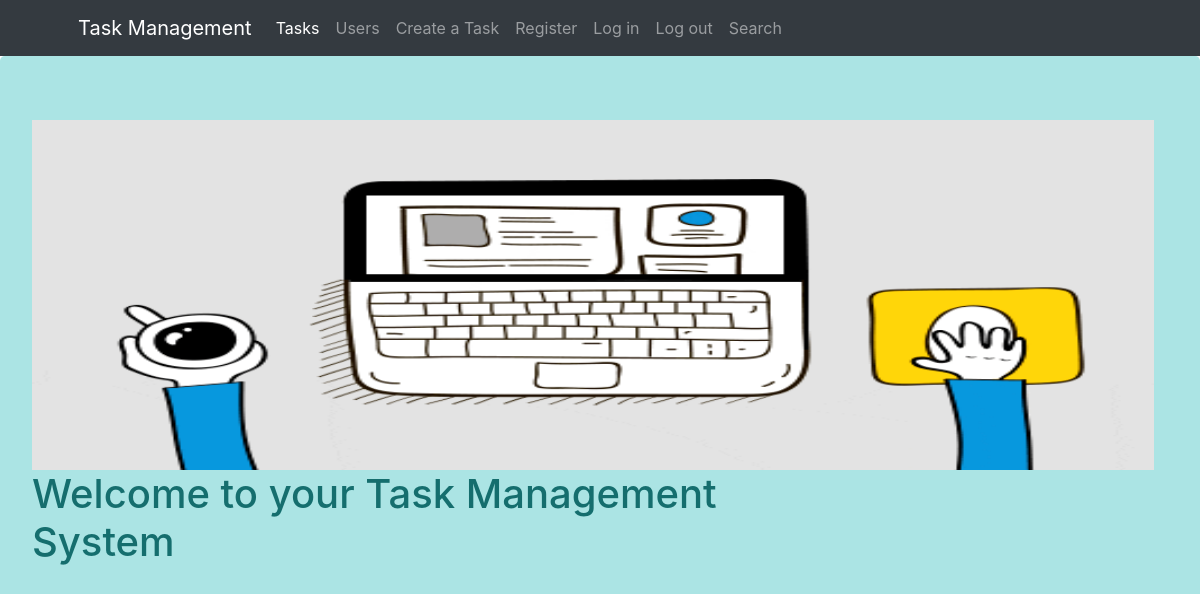
Before: / with the older database file.
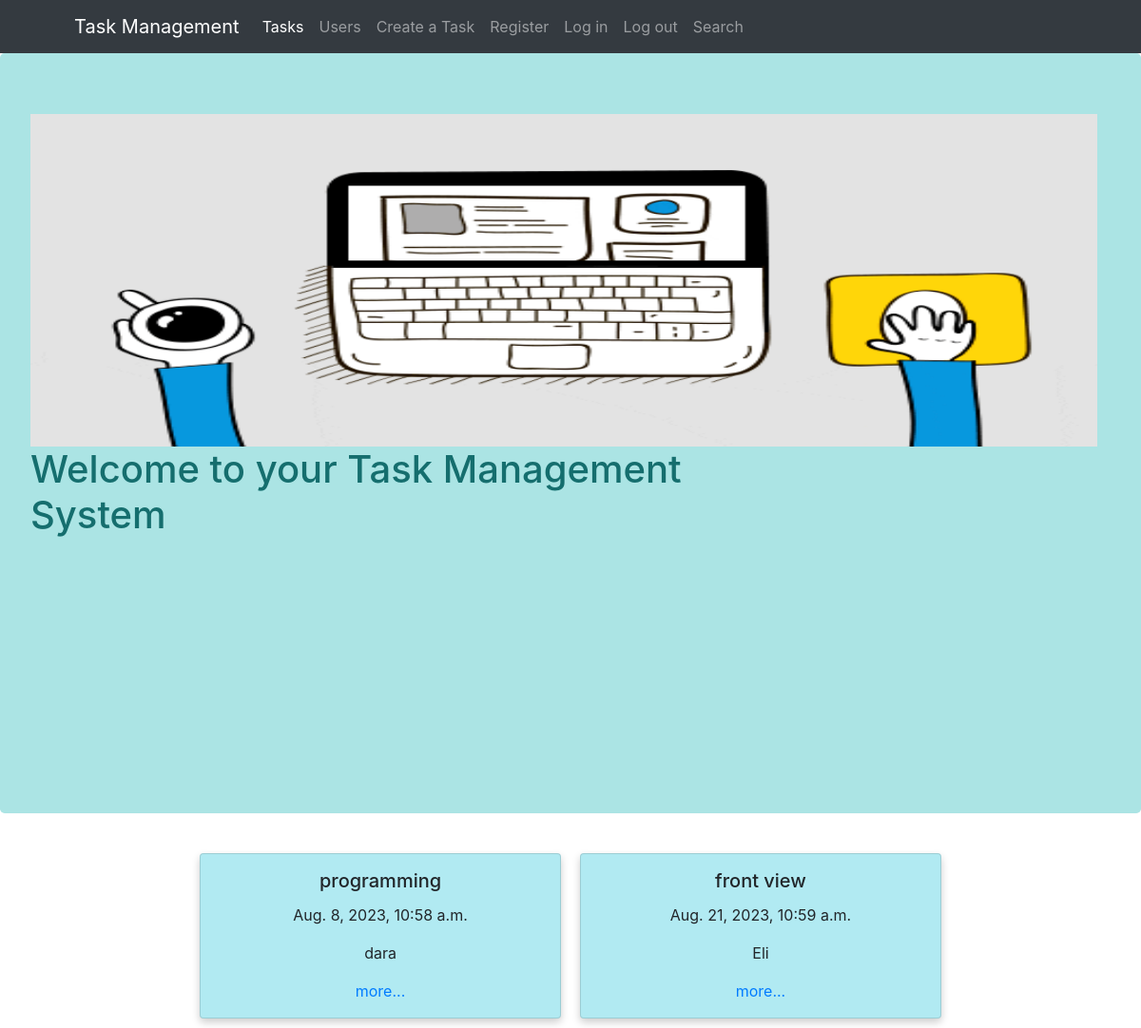
After: the same page with the newer database file.
### MyTasks/models.py (models this page shows, shortened)
class Task(models.Model):
    title=models.CharField(max_length=100)
    description=models.TextField()
    due_date=models.DateTimeField()
    user=models.ForeignKey(CustomUser,on_delete=models.CASCADE)
    tags=models.ForeignKey('Tag',on_delete=models.CASCADE)
    status_field=models.CharField(max_length=50)

### User/models.py (models this page shows, shortened)
class CustomUser(AbstractBaseUser):
    email = models.EmailField()
    username = models.CharField(max_length=30, unique=True)
    first_name = models.CharField(max_length=50)
    last_name = models.CharField(max_length=50)
    photo = models.ImageField(upload_to='images', blank=True, null=True)
    is_active = models.BooleanField(default=True)
    is_staff = models.BooleanField(default=False)
    is_superuser = models.BooleanField(default=False)
    objects = CustomUserManager()
    USERNAME_FIELD = 'username'
    REQUIRED_FIELDS = ['username', 'email']
    def __str__(self):
        return self.username

### MyTasks/views.py (the view)
# urls.py: path('', views.home, name='home'),
def home(request):
    tasks = Task.objects.order_by('due_date')
    return render(request, 'MyTasks/home.html', {'tasks': tasks})

### MyTasks/templates/MyTasks/home.html (shortened to what this page needs)
{% extends 'base.html' %}
{% load static %}
{% block link %}
<link rel="stylesheet" href="{% static 'MyTasks/homestyle.css' %}">
{% endblock %}
{% block content %}
<div class="jumbotron ">
  <img src="{% static 'image/giphy1.gif' %}" alt="pic" style="width:150%;height: 350px;">
  <h1>Welcome to your Task Management System</h1>
</div>
<div class="flex-container" >
    {% for task in tasks %}
      <div class="card">
        <h5 class="card-title">{{task.title}}</h5>
        <p class="card-text">{{task.due_date}}</p>
        <p class="card-text">{{task.user}}</p>
        <a class="card-link" href="{% url 'details' task.id %}">more...</a>
      </div>
    {% endfor %}
</div>
{% endblock %}

### templates/base.html (shortened to what this page needs)
<!DOCTYPE html>
{% load static%}
<html lang="en">
<head>
    <link rel="stylesheet" href="https://cdn.jsdelivr.net/npm/bootstrap@4.6.2/dist/css/bootstrap.min.css">
    <link rel="stylesheet" href="{% static 'css/styles.css' %}">
    {% block link %} {% endblock %}
</head>
<body>
    <div class="whole-page">
        <nav class="navbar navbar-expand-lg navbar-dark bg-dark">
            <div class="container px-5">
                <a class="navbar-brand" href="{% url 'home' %}">Task Management</a>
                <div class="collapse navbar-collapse" id="navbarSupportedContent">
                    <ul class="navbar-nav ms-auto mb-2 mb-lg-0">
                        <li class="nav-item"><a class="nav-link active" aria-current="page" href="{% url 'tasks' %}">Tasks</a></li>
                        <li class="nav-item"><a class="nav-link" href="{% url 'users' %}">Users</a></li>
                        <li class="nav-item"><a class="nav-link" href="{% url 'createtask' %}">Create a Task</a></li>
                        <li class="nav-item"><a class="nav-link" href="{% url 'userregister' %}">Register</a></li>
                        <li class="nav-item"><a class="nav-link" href="{% url 'login' %}">Log in</a></li>
                        <li class="nav-item"><a class="nav-link" href="{% url 'logout' %}">Log out</a></li>
                        <li class="nav-item"><a class="nav-link" href="{% url 'search' %}">Search</a></li>
                    </ul>
                </div>
            </div>
        </nav>
        {% block content %} {% endblock %}
        {% load static %}
</body>
</html>

### MyTasks/static/MyTasks/styles.css (style rules this page uses)
.jumbotron { background: rgb(35, 122, 122); background-size: 100% 100%; -moz-background-size: 100% 100%; -webkit-background-size: 100% 100%; -o-background-size: 100% 100%; color: white; height: calc(100vh); padding-right: 50%; }

### MyTasks/static/MyTasks/homestyle.css (style rules this page uses)
.jumbotron { background: rgb(171, 228, 228); color: rgb(21, 110, 110); height: calc(100vh); padding-right: 35%; padding-bottom: 10px; }
.flex-container { display: flex; flex-wrap: wrap; justify-content: center; align-items: center; }
.card { box-shadow: 0 4px 8px 0 rgba(0, 0, 0, 0.2); padding: 16px; text-align: center; background-color:rgb(177, 234, 242); width: calc(33.33% - 20px); margin: 10px; }

Changed rows visible on the page:
added Task: title "programming", due_date "Aug. 8, 2023, 10:58 a.m.", user "dara"
added Task: title "front view", due_date "Aug. 21, 2023, 10:59 a.m.", user "Eli"
